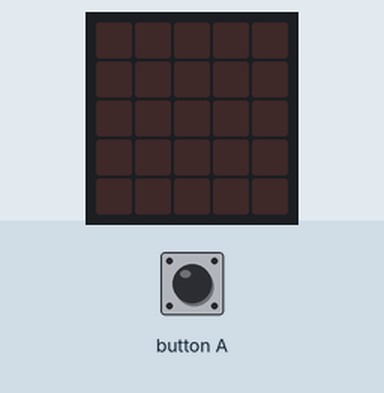
Recording of a program running on a simulated BBC micro:bit (MakeCode). Shown: the board's 5×5 LED display. The inputs (shaded band) are chosen by the test bench. Random numbers come from a fixed seed.

Above: at 1.2 s.
1.3 s: button A pressed for 0.15 s
At 1.8 s:
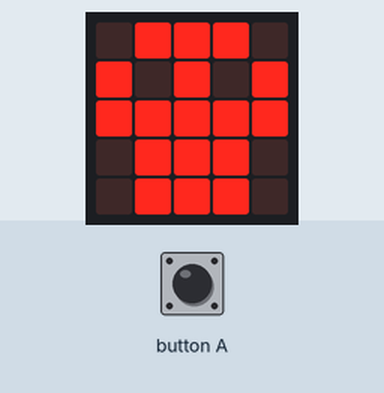
2.9 s: button A pressed for 0.15 s
At 4.2 s:
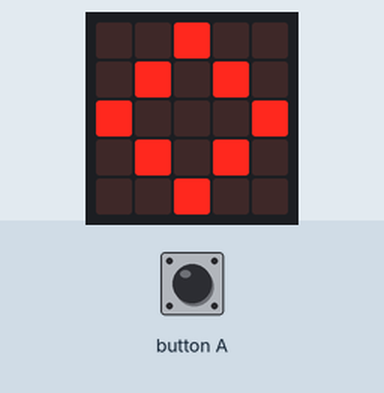
4.5 s: button A pressed for 0.15 s
At 5.4 s:
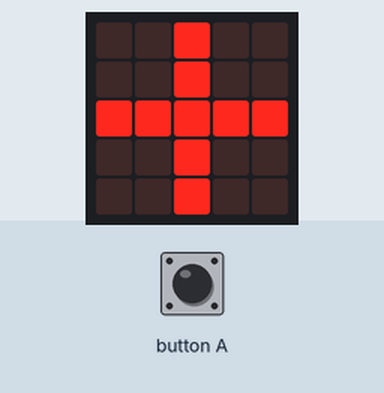
Timing chart, 0 to 7.5 s (numbered marks = the images above; inputs shaded):
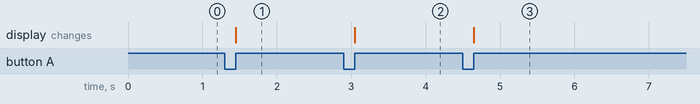

The program:

main.ts
```typescript
input.onButtonPressed(Button.A, function () {
    if (Math.randomBoolean()) {
        basic.showIcon(IconNames.Diamond)
    } else if (Math.randomBoolean()) {
        basic.showLeds(`
            . . # . .
            . . # . .
            # # # # #
            . . # . .
            . . # . .
            `)
    } else {
        basic.showIcon(IconNames.Skull)
    }
})
```

test.ts
```typescript
// aquí va el archivo "tests"; esto no se compilará cuando este paquete se utilice como una extensión.
```

Measured:
- after the input at 1.3 s, the display: changes after 0.15 s (image 1)
- after the input at 2.9 s, the display: changes after 0.15 s (image 2)
- after the input at 4.5 s, the display: changes after 0.15 s (image 3)
